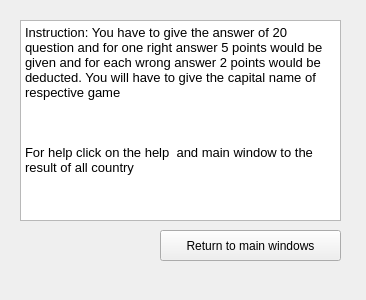
<?xml version="1.0" encoding="UTF-8"?>
<ui version="4.0">
 <class>instruction</class>
 <widget class="QWidget" name="instruction">
  <property name="geometry">
   <rect>
    <x>0</x>
    <y>0</y>
    <width>366</width>
    <height>300</height>
   </rect>
  </property>
  <property name="windowTitle">
   <string>Form</string>
  </property>
  <widget class="QPushButton" name="pushButton">
   <property name="geometry">
    <rect>
     <x>160</x>
     <y>230</y>
     <width>181</width>
     <height>31</height>
    </rect>
   </property>
   <property name="text">
    <string>Return to main windows</string>
   </property>
  </widget>
  <widget class="QPlainTextEdit" name="plainTextEdit">
   <property name="geometry">
    <rect>
     <x>20</x>
     <y>20</y>
     <width>321</width>
     <height>201</height>
    </rect>
   </property>
   <property name="font">
    <font>
     <pointsize>10</pointsize>
    </font>
   </property>
   <property name="plainText">
    <string>Instruction: You have to give the answer of 20 question and for one right answer 5 points would be given and for each wrong answer 2 points would be deducted. You will have to give the capital name of respective game



For help click on the help  and main window to the result of all country</string>
   </property>
  </widget>
 </widget>
 <resources/>
 <connections>
  <connection>
   <sender>pushButton</sender>
   <signal>clicked()</signal>
   <receiver>instruction</receiver>
   <slot>close()</slot>
   <hints>
    <hint type="sourcelabel">
     <x>244</x>
     <y>221</y>
    </hint>
    <hint type="destinationlabel">
     <x>196</x>
     <y>149</y>
    </hint>
   </hints>
  </connection>
 </connections>
</ui>
